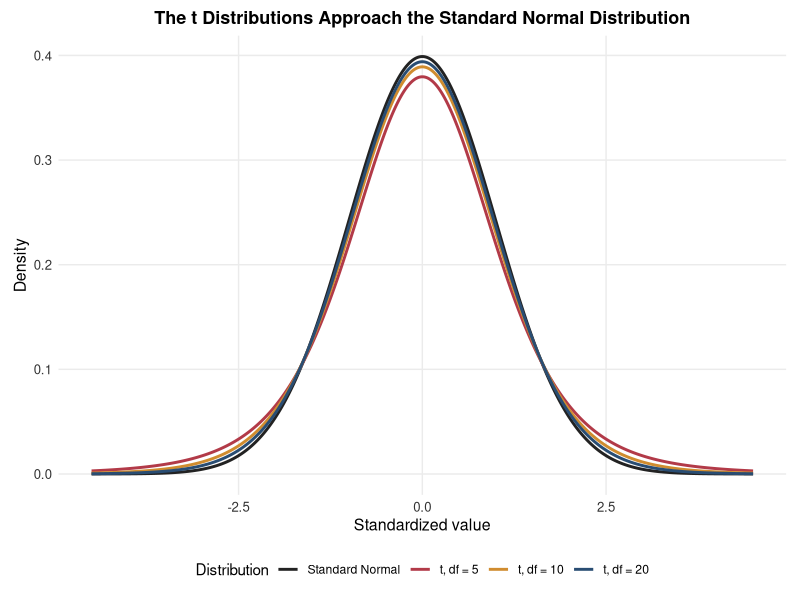
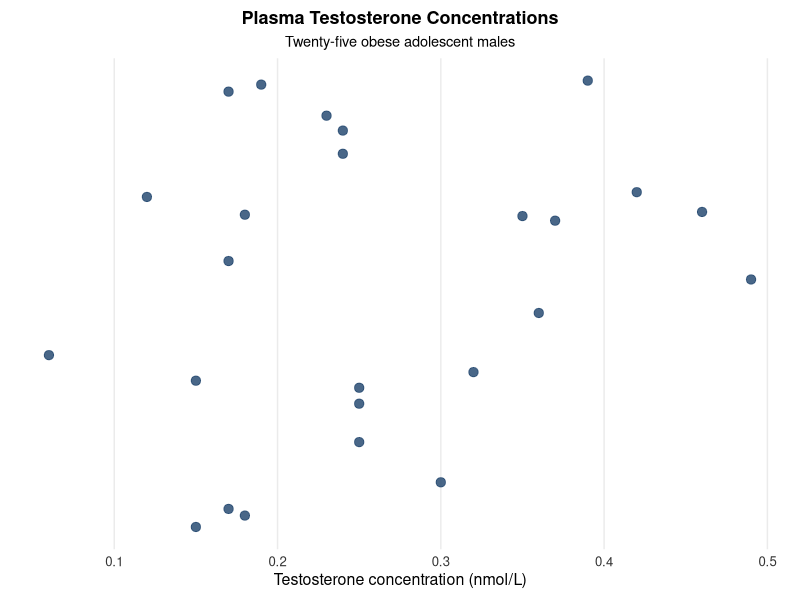
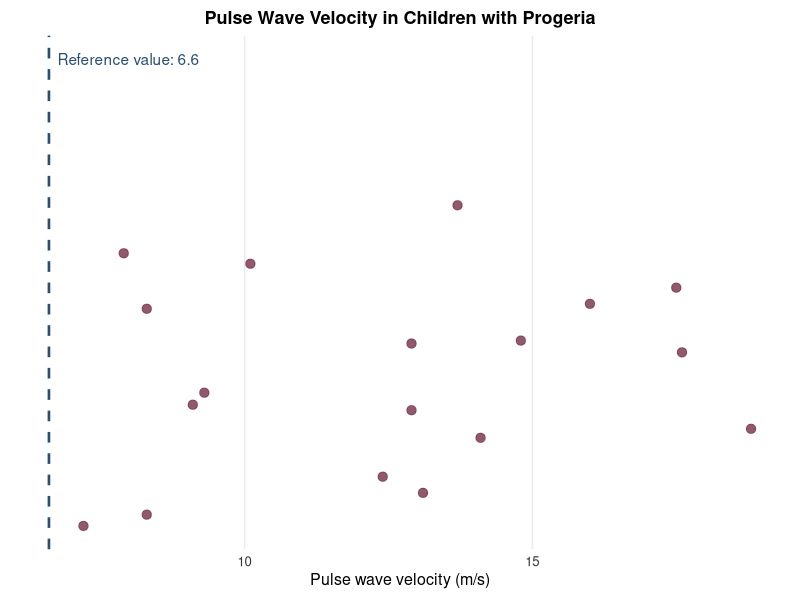
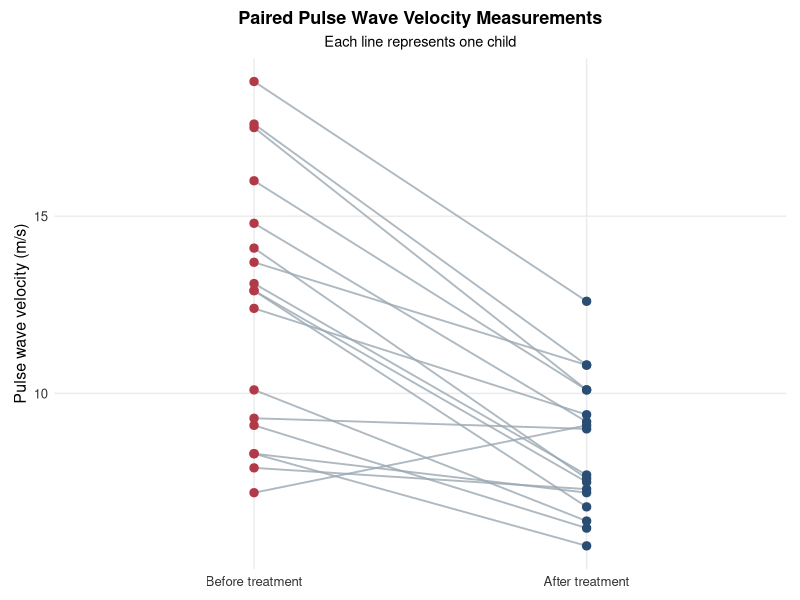
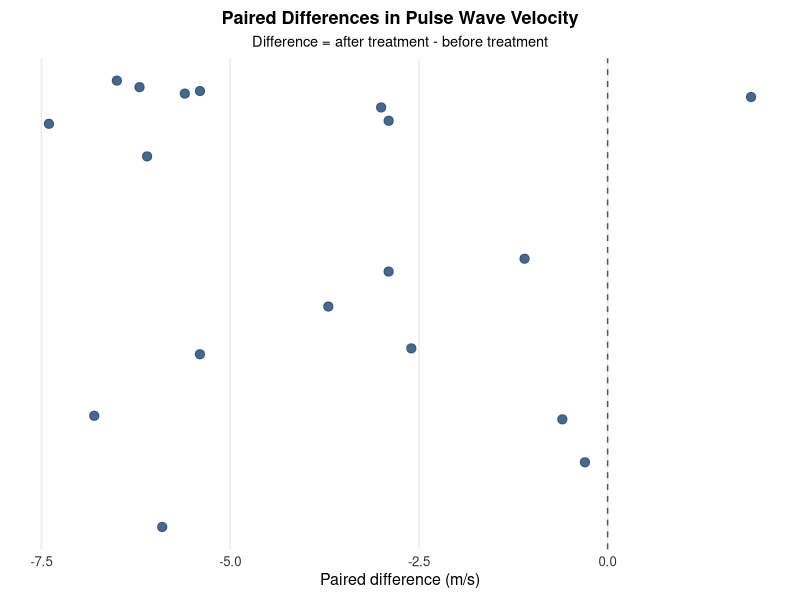
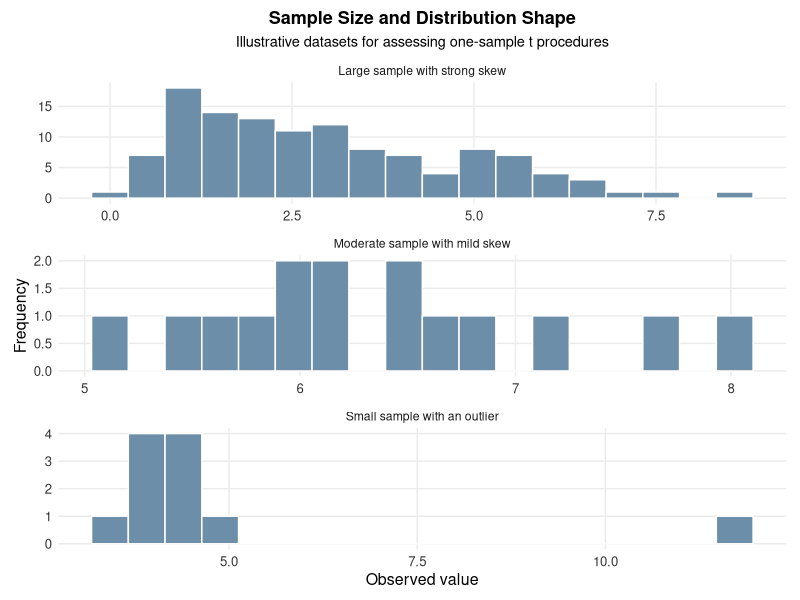
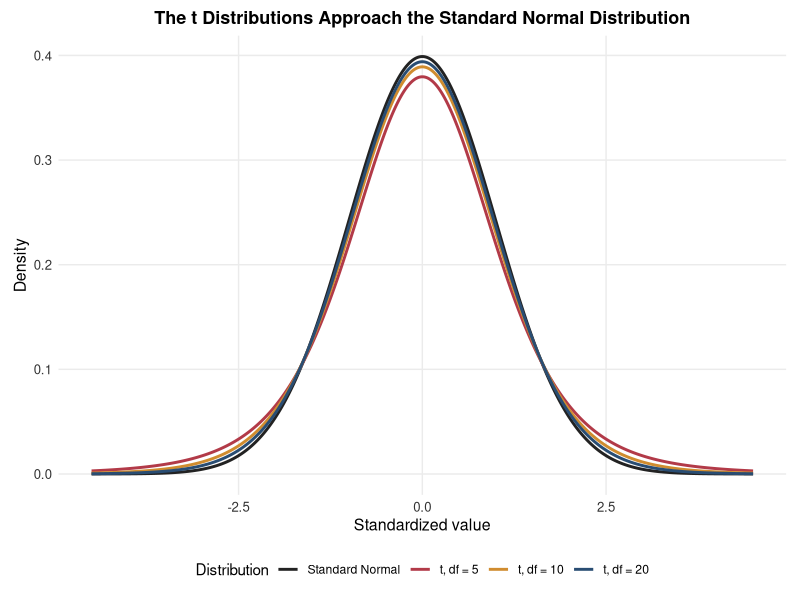
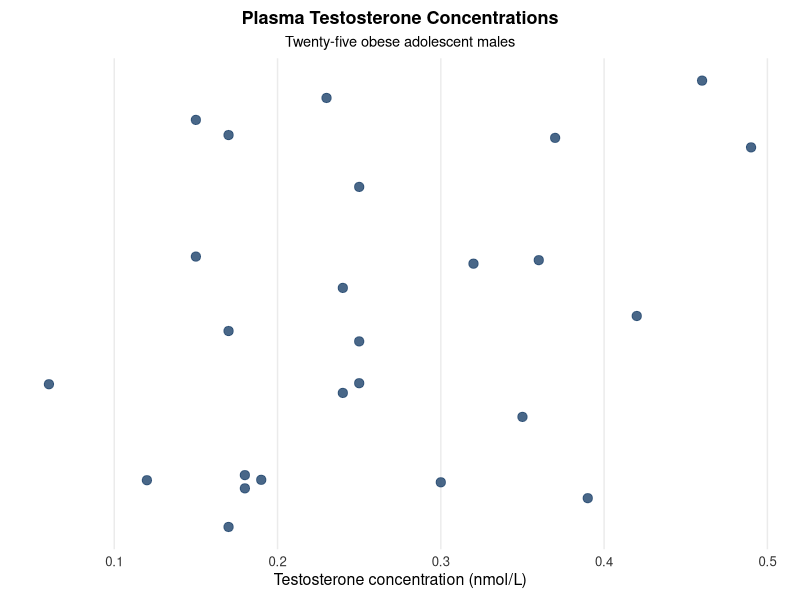

These figures' R source, in order:
## ---- chunk 1
knitr::opts_chunk$set(
  echo = TRUE,
  warning = FALSE,
  message = FALSE,
  error = FALSE,
  fig.align = "center",
  fig.width = 7.4,
  fig.height = 4.4
)

if (!requireNamespace("ggplot2", quietly = TRUE)) {
  stop("The ggplot2 package must be installed before this chapter is knitted.")
}

suppressPackageStartupMessages({
  library(ggplot2)
})

lecture_chart_theme <- theme_minimal(base_size = 11) +
  theme(
    plot.title = element_text(size = 13, face = "bold", hjust = 0.5),
    plot.subtitle = element_text(size = 10.5, hjust = 0.5),
    axis.title = element_text(size = 11.5),
    axis.text = element_text(size = 9.5, colour = "#333333"),
    panel.grid.minor = element_blank(),
    plot.background = element_rect(fill = "white", colour = NA),
    panel.background = element_rect(fill = "white", colour = NA),
    plot.margin = margin(8, 10, 8, 10)
  )

save_plot <- function(filename, plot, width = 7.4, height = 4.4) {
  ggsave(
    filename = filename,
    plot = plot,
    width = width,
    height = height,
    units = "in",
    dpi = 300,
    bg = "white"
  )
}

# Figure 1: Standard Normal and selected t distributions
t_grid <- seq(-4.5, 4.5, length.out = 1200)

t_density_data <- rbind(
  data.frame(
    value = t_grid,
    density = dnorm(t_grid),
    distribution = "Standard Normal"
  ),
  data.frame(
    value = t_grid,
    density = dt(t_grid, df = 5),
    distribution = "t, df = 5"
  ),
  data.frame(
    value = t_grid,
    density = dt(t_grid, df = 10),
    distribution = "t, df = 10"
  ),
  data.frame(
    value = t_grid,
    density = dt(t_grid, df = 20),
    distribution = "t, df = 20"
  )
)

t_density_data$distribution <- factor(
  t_density_data$distribution,
  levels = c(
    "Standard Normal",
    "t, df = 5",
    "t, df = 10",
    "t, df = 20"
  )
)

p_t_distributions <- ggplot(
  t_density_data,
  aes(x = value, y = density, colour = distribution)
) +
  geom_line(linewidth = 1) +
  scale_colour_manual(
    values = c(
      "Standard Normal" = "#222222",
      "t, df = 5" = "#B23A48",
      "t, df = 10" = "#D08C2F",
      "t, df = 20" = "#294D73"
    )
  ) +
  labs(
    title = "The t Distributions Approach the Standard Normal Distribution",
    x = "Standardized value",
    y = "Density",
    colour = "Distribution"
  ) +
  lecture_chart_theme +
  theme(legend.position = "bottom")

# Data for the testosterone confidence-interval example
testosterone <- c(
  0.30, 0.24, 0.19, 0.17, 0.18,
  0.23, 0.24, 0.06, 0.15, 0.17,
  0.18, 0.17, 0.15, 0.12, 0.25,
  0.25, 0.25, 0.32, 0.35, 0.37,
  0.39, 0.46, 0.49, 0.42, 0.36
)

p_testosterone <- ggplot(
  data.frame(testosterone = testosterone, row = 1),
  aes(x = testosterone, y = row)
) +
  geom_jitter(
    height = 0.08,
    width = 0,
    size = 2.8,
    colour = "#294D73",
    alpha = 0.85
  ) +
  scale_y_continuous(NULL, breaks = NULL) +
  labs(
    title = "Plasma Testosterone Concentrations",
    subtitle = "Twenty-five obese adolescent males",
    x = "Testosterone concentration (nmol/L)"
  ) +
  lecture_chart_theme

# Data for the one-sample t-test example
pwv <- c(
  18.8, 17.6, 17.5, 16.0, 14.8, 14.1,
  13.7, 13.1, 12.9, 12.9, 12.4, 10.1,
  9.3, 9.1, 8.3, 8.3, 7.9, 7.2
)

p_pwv <- ggplot(
  data.frame(pwv = pwv, row = 1),
  aes(x = pwv, y = row)
) +
  geom_jitter(
    height = 0.08,
    width = 0,
    size = 2.8,
    colour = "#7D3C55",
    alpha = 0.85
  ) +
  geom_vline(
    xintercept = 6.6,
    linetype = "dashed",
    colour = "#294D73",
    linewidth = 0.9
  ) +
  annotate(
    "text",
    x = 6.75,
    y = 1.12,
    label = "Reference value: 6.6",
    hjust = 0,
    colour = "#294D73"
  ) +
  scale_y_continuous(NULL, breaks = NULL) +
  labs(
    title = "Pulse Wave Velocity in Children with Progeria",
    x = "Pulse wave velocity (m/s)"
  ) +
  lecture_chart_theme

# Matched measurements before and after treatment
before <- c(
  18.8, 17.6, 17.5, 16.0, 14.8, 14.1,
  13.7, 13.1, 12.9, 12.9, 12.4, 10.1,
  9.3, 9.1, 8.3, 7.9, 8.3, 7.2
)

after <- c(
  12.6, 10.8, 10.1, 10.1, 9.2, 7.6,
  10.8, 7.7, 6.8, 7.5, 9.4, 6.4,
  9.0, 6.2, 7.2, 7.3, 5.7, 9.1
)

paired_long <- data.frame(
  child = rep(seq_along(before), each = 2),
  condition = factor(
    rep(c("Before treatment", "After treatment"), times = length(before)),
    levels = c("Before treatment", "After treatment")
  ),
  pwv = as.vector(rbind(before, after))
)

p_before_after <- ggplot(
  paired_long,
  aes(x = condition, y = pwv, group = child)
) +
  geom_line(colour = "#9AA7B2", linewidth = 0.65, alpha = 0.8) +
  geom_point(aes(colour = condition), size = 2.5) +
  scale_colour_manual(
    values = c(
      "Before treatment" = "#B23A48",
      "After treatment" = "#294D73"
    )
  ) +
  labs(
    title = "Paired Pulse Wave Velocity Measurements",
    subtitle = "Each line represents one child",
    x = NULL,
    y = "Pulse wave velocity (m/s)",
    colour = NULL
  ) +
  lecture_chart_theme +
  theme(legend.position = "none")

paired_difference <- after - before

p_paired_difference <- ggplot(
  data.frame(difference = paired_difference, row = 1),
  aes(x = difference, y = row)
) +
  geom_vline(
    xintercept = 0,
    linetype = "dashed",
    colour = "#555555"
  ) +
  geom_jitter(
    height = 0.08,
    width = 0,
    size = 2.8,
    colour = "#294D73",
    alpha = 0.85
  ) +
  scale_y_continuous(NULL, breaks = NULL) +
  labs(
    title = "Paired Differences in Pulse Wave Velocity",
    subtitle = "Difference = after treatment - before treatment",
    x = "Paired difference (m/s)"
  ) +
  lecture_chart_theme

# Illustrative shapes for the practical robustness guidelines
set.seed(1210)

robustness_data <- rbind(
  data.frame(
    value = c(3.4, 3.7, 3.9, 4.0, 4.1, 4.2, 4.3, 4.5, 4.6, 4.8, 11.7),
    sample = "Small sample with an outlier"
  ),
  data.frame(
    value = c(
      5.2, 5.5, 5.7, 5.8, 5.9,
      6.0, 6.1, 6.2, 6.4, 6.5,
      6.7, 6.9, 7.2, 7.6, 8.1
    ),
    sample = "Moderate sample with mild skew"
  ),
  data.frame(
    value = rgamma(120, shape = 2.2, scale = 1.2),
    sample = "Large sample with strong skew"
  )
)

p_robustness <- ggplot(
  robustness_data,
  aes(x = value)
) +
  geom_histogram(
    bins = 18,
    fill = "#6D8EA8",
    colour = "white"
  ) +
  facet_wrap(~ sample, scales = "free", ncol = 1) +
  labs(
    title = "Sample Size and Distribution Shape",
    subtitle = "Illustrative datasets for assessing one-sample t procedures",
    x = "Observed value",
    y = "Frequency"
  ) +
  lecture_chart_theme

save_plot("fig_ch17_t_distributions.png", p_t_distributions, height = 4.7)
save_plot("fig_ch17_testosterone_dotplot.png", p_testosterone, height = 3.5)
save_plot("fig_ch17_pwv_dotplot.png", p_pwv, height = 3.6)
save_plot("fig_ch17_before_after.png", p_before_after, height = 4.6)
save_plot("fig_ch17_paired_differences.png", p_paired_difference, height = 3.6)
save_plot("fig_ch17_robustness.png", p_robustness, height = 7.4)
## ---- chunk 2
p_t_distributions
## ---- chunk 3
pt(q = -3, df = 10)
## ---- chunk 4
qt(p = 0.95, df = 10)
## ---- chunk 5
qt(0.975, df = c(4, 9, 19, 49, 199))
## ---- chunk 6
p_testosterone
## ---- chunk 7
testosterone <- c(
  0.30, 0.24, 0.19, 0.17, 0.18,
  0.23, 0.24, 0.06, 0.15, 0.17,
  0.18, 0.17, 0.15, 0.12, 0.25,
  0.25, 0.25, 0.32, 0.35, 0.37,
  0.39, 0.46, 0.49, 0.42, 0.36
)

n_testosterone <- length(testosterone)
xbar_testosterone <- mean(testosterone)
s_testosterone <- sd(testosterone)
df_testosterone <- n_testosterone - 1

se_testosterone <- (
  s_testosterone / sqrt(n_testosterone)
)

t_star_testosterone <- qt(
  p = 0.975,
  df = df_testosterone
)

margin_testosterone <- (
  t_star_testosterone * se_testosterone
)

ci_testosterone <- c(
  lower = xbar_testosterone - margin_testosterone,
  upper = xbar_testosterone + margin_testosterone
)

c(
  n = n_testosterone,
  mean = xbar_testosterone,
  standard_deviation = s_testosterone,
  standard_error = se_testosterone,
  degrees_of_freedom = df_testosterone,
  critical_value = t_star_testosterone,
  margin_of_error = margin_testosterone,
  ci_testosterone
)
## ---- chunk 8
testosterone_result <- t.test(
  x = testosterone,
  conf.level = 0.95
)

testosterone_result$estimate
testosterone_result$conf.int
## ---- chunk 9
p_pwv
## ---- chunk 10
t_observed <- 6.816273
pt(
  q = t_observed,
  df = 17,
  lower.tail = FALSE
)
## ---- chunk 11
pwv <- c(
  18.8, 17.6, 17.5, 16.0, 14.8, 14.1,
  13.7, 13.1, 12.9, 12.9, 12.4, 10.1,
  9.3, 9.1, 8.3, 8.3, 7.9, 7.2
)

mu_null_pwv <- 6.6
n_pwv <- length(pwv)
xbar_pwv <- mean(pwv)
s_pwv <- sd(pwv)
se_pwv <- s_pwv / sqrt(n_pwv)
df_pwv <- n_pwv - 1

t_pwv <- (
  (xbar_pwv - mu_null_pwv) / se_pwv
)

p_pwv_upper <- pt(
  q = t_pwv,
  df = df_pwv,
  lower.tail = FALSE
)

c(
  mean = xbar_pwv,
  standard_deviation = s_pwv,
  standard_error = se_pwv,
  t_statistic = t_pwv,
  degrees_of_freedom = df_pwv,
  p_value = p_pwv_upper
)
## ---- chunk 12
t.test(
  x = pwv,
  mu = 6.6,
  alternative = "greater"
)
## ---- chunk 13
t.test(
  x = pwv,
  conf.level = 0.95
)$conf.int
## ---- chunk 14
p_before_after
## ---- chunk 15
p_paired_difference
## ---- chunk 16
before <- c(
  18.8, 17.6, 17.5, 16.0, 14.8, 14.1,
  13.7, 13.1, 12.9, 12.9, 12.4, 10.1,
  9.3, 9.1, 8.3, 7.9, 8.3, 7.2
)

after <- c(
  12.6, 10.8, 10.1, 10.1, 9.2, 7.6,
  10.8, 7.7, 6.8, 7.5, 9.4, 6.4,
  9.0, 6.2, 7.2, 7.3, 5.7, 9.1
)

difference <- after - before

n_difference <- length(difference)
mean_difference <- mean(difference)
sd_difference <- sd(difference)
se_difference <- (
  sd_difference / sqrt(n_difference)
)

t_difference <- (
  mean_difference / se_difference
)

p_difference <- pt(
  q = t_difference,
  df = n_difference - 1
)

c(
  mean_difference = mean_difference,
  standard_deviation = sd_difference,
  standard_error = se_difference,
  t_statistic = t_difference,
  p_value = p_difference
)
## ---- chunk 17
t.test(
  x = after,
  y = before,
  paired = TRUE,
  alternative = "less"
)
## ---- chunk 18
t.test(
  x = difference,
  mu = 0,
  alternative = "less"
)
## ---- chunk 19
t.test(
  x = after,
  y = before,
  paired = TRUE,
  conf.level = 0.95
)$conf.int
## ---- chunk 20
p_robustness
